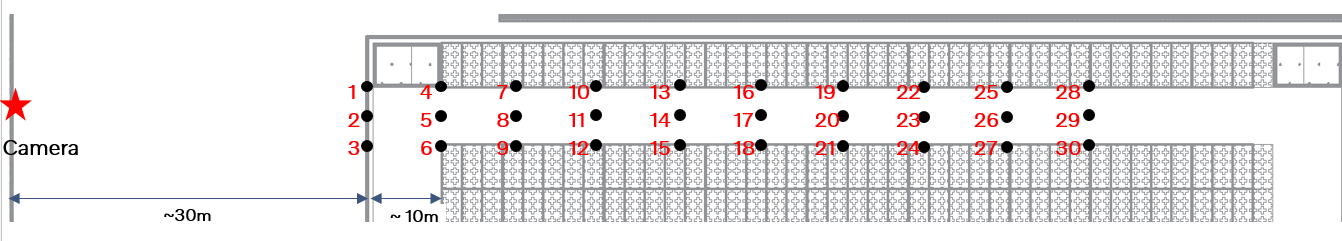
#> input picture volvo_code/gps_30_points.png, 1342 x 241 px; its folder holds only this picture in this run
$ python calibrate3.py gps_30_points.png
#> lines starting #> are read from the running program, lines starting #| are printed output that depends on the picture
#!/usr/bin/env python

'''
camera calibration for distorted images with chess board samples
reads distorted images, calculates the calibration and write undistorted images

usage:
    calibrate.py [--debug <output path>] [--square_size] [<image mask>]

default values:
    --debug:    ./output/
    --square_size: 1.0
    <image mask> defaults to ../data/left*.jpg
'''

# Python 2/3 compatibility
from __future__ import print_function

import numpy as np
import cv2 as cv

# local modules
#from common import splitfn
def splitfn(file_path):

    file_path_parts = file_path.split(sep=os.sep)
    _path = os.path.join(*file_path_parts[:-1])
    file_name = file_path_parts[-1]
    file_name_parts = file_name.split(sep='.')
    return _path, file_name_parts[0], file_name_parts[1]
import imutils

# built-in modules
import os
IsRotated=True

if __name__ == '__main__':
    import sys
    import getopt
    from glob import glob

    args, img_mask = getopt.getopt(sys.argv[1:], '', ['debug=', 'square_size=', 'threads='])
    args = dict(args)
    args.setdefault('--debug', './output/')
    args.setdefault('--square_size', 0.0518)
    args.setdefault('--threads', 4)
    if not img_mask:
        img_mask = 'iphone6plus_calib4/*.jpg'
    else:
        img_mask = img_mask[0]

    img_names = glob(img_mask)
    debug_dir = args.get('--debug')
    if debug_dir and not os.path.isdir(debug_dir):
        os.mkdir(debug_dir)
    square_size = float(args.get('--square_size'))

    pattern_size = (6, 4)
    pattern_points = np.zeros((np.prod(pattern_size), 3), np.float32)
    pattern_points[:, :2] = np.indices(pattern_size).T.reshape(-1, 2)
    pattern_points *= square_size

    obj_points = []
    img_points = []
    w=100
    h=100

    if IsRotated:
        w, h = cv.imread(img_names[0], 0).shape[:2]  # TODO: use imquery call to retrieve results
#> w = 241; h = 1342
    else:
        h, w = cv.imread(img_names[0], 0).shape[:2]  # TODO: use imquery call to retrieve results

    def processImage(fn):
#> called with fn = 'gps_30_points.png'
        print('processing %s... ' % fn)
        img = cv.imread(fn, 0)
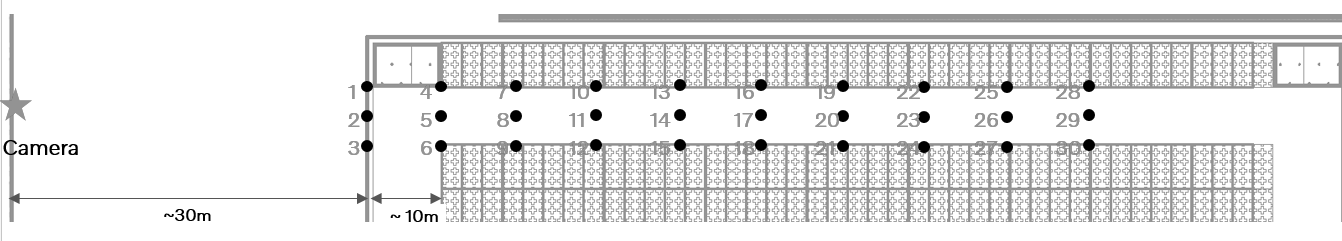
#> img: shape (241, 1342); min 0, max 255, mean 231.4
        if img is None:
            print("Failed to load", fn)
            return None

        #assert h == img.shape[1] and w == img.shape[0], ("size: %d x %d ... " % (img.shape[1], img.shape[0]))
        if IsRotated:
            img = imutils.rotate_bound(img, -90)
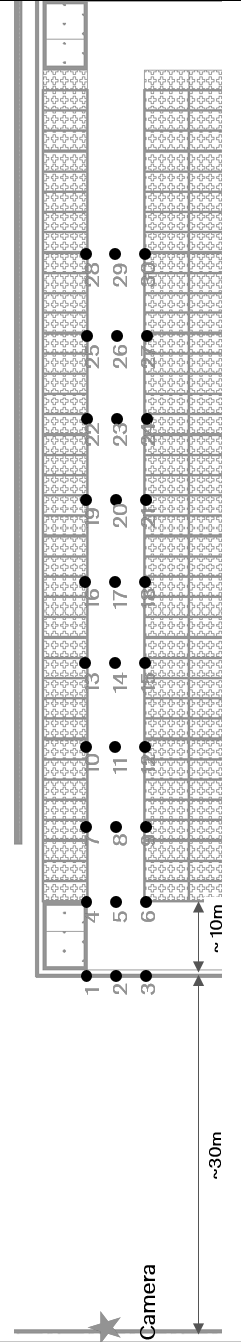
#> img: shape (1342, 241); min 0, max 255, mean 231.2

        found, corners = cv.findChessboardCorners(img, pattern_size)
#> found = False; corners = None
        if found:
            term = (cv.TERM_CRITERIA_EPS + cv.TERM_CRITERIA_COUNT, 30, 0.1)
            cv.cornerSubPix(img, corners, (5, 5), (-1, -1), term)

        if debug_dir:
            vis = cv.cvtColor(img, cv.COLOR_GRAY2BGR)
            cv.drawChessboardCorners(vis, pattern_size, corners, found)
            path, name, ext = splitfn(fn)
            outfile = os.path.join(debug_dir, name + '_chess.png')
            cv.imwrite(outfile, vis)

        if not found:
            print('chessboard not found')
            return None

        print('           %s... OK' % fn)
        return (corners.reshape(-1, 2), pattern_points)

    threads_num = int(args.get('--threads'))
    if threads_num <= 1:
        chessboards = [processImage(fn) for fn in img_names]
    else:
        print("Run with %d threads..." % threads_num)
        from multiprocessing.dummy import Pool as ThreadPool
        pool = ThreadPool(threads_num)
#> (the run stopped early here; a loop or call above may not have finished)
